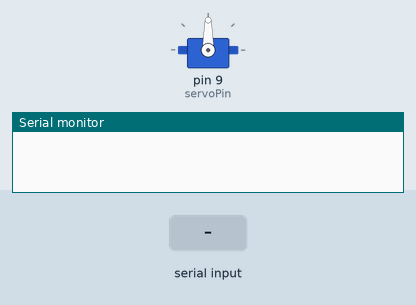
Recording of a sketch running on a simulated Arduino Uno, built with avr-gcc and run on an emulated ATmega328P. On the bench: servo, the last lines printed to the serial monitor. The test bench sets the inputs (shaded band).

Above: at 1.7 s.
1.8 s: "90,45\n" received over Serial
At 3.0 s:
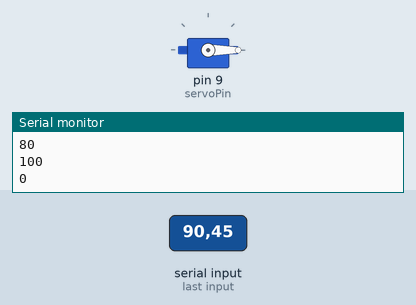
3.3 s: "30,150\n" received over Serial
At 4.2 s:
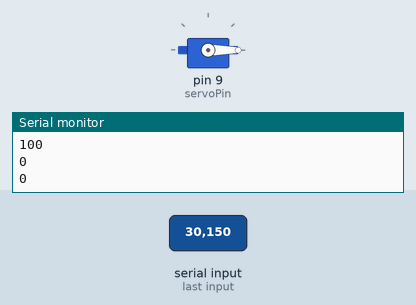
4.8 s: "200\n" received over Serial
6.3 s: "5\n" received over Serial
Timing chart, 0 to 8.8 s (numbered marks = the images above; inputs shaded):
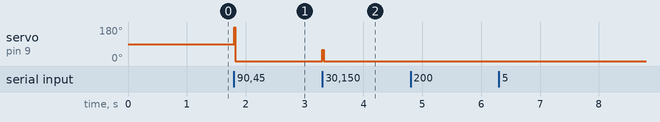

The sketch:

motor_arduino.ino
```cpp
//Controls a Servo Motor using the info from an IR Distance Sensor

//Include Servo Library
#include <Servo.h>

//Define Pins
int servoPin = 9;

//Create Servo Object
Servo myServo;

void setup()
{
 //Start Serial
 Serial.begin(9600);

  //Attaches the Servo to our object
  myServo.attach(servoPin);

  delay(500);
}

void loop()
{

  while( Serial.available() == 0);
  int data = Serial.read() -'0';

  int pos = map(data, 0, 9, 0, 180);
  pos = constrain(pos, 0, 180);

  //Turn the servo
  Serial.println(pos);
  myServo.write(pos);
  Serial.flush();


}
```

Measured:
- after the input at 1.8 s, servo on pin 9 (servoPin): 90° → 0° at once
- after the input at 3.3 s, servo on pin 9 (servoPin): 0° → 60° at once, → 0° 0.02 s later
